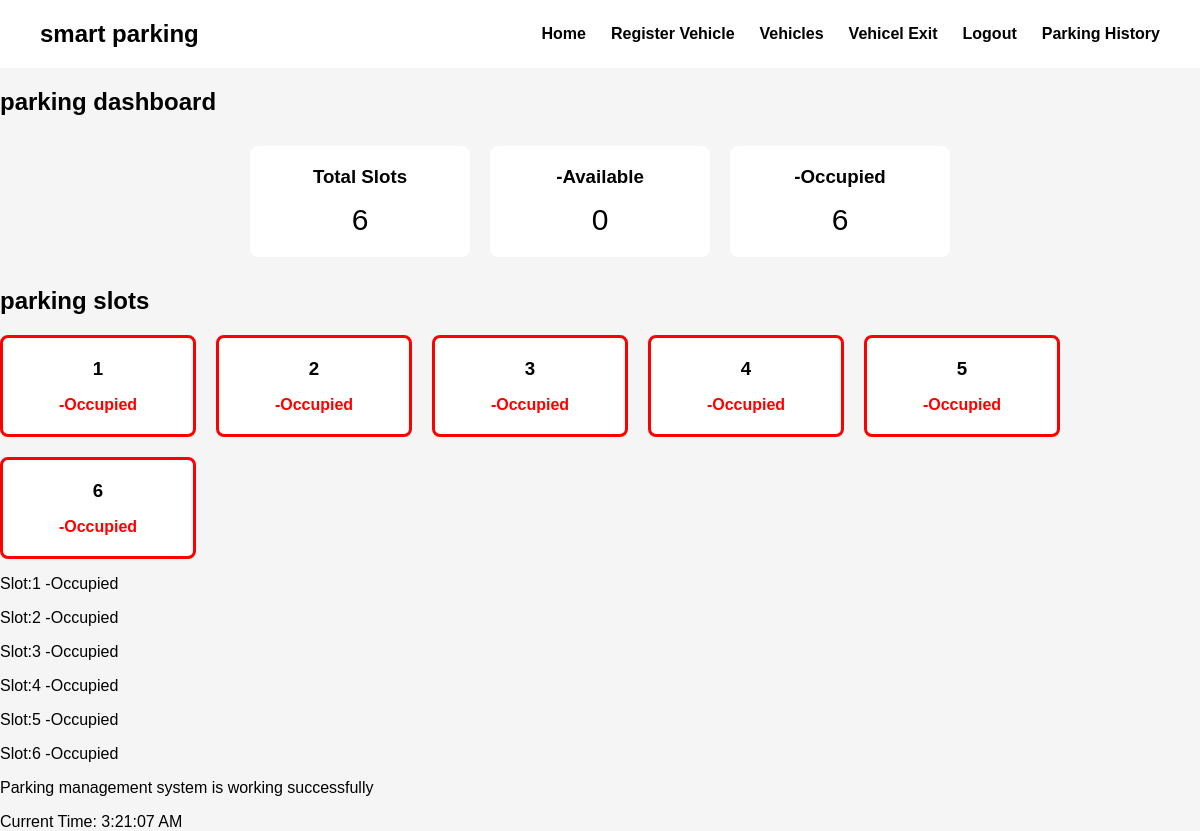
Page /parking/ (signed in) on the committed database.
### parking/models.py (models this page shows, shortened)
class ParkingSlot(models.Model):
    slot_number=models.CharField(max_length=10,unique=True)
    is_occupied=models.BooleanField(default=False)

### parking/views.py (the view)
# urls.py: urlpatterns=[path('',home,name='home'),
@login_required
def home(request):
    slots=ParkingSlot.objects.all()
    total_slots=slots.count()
    occupied_slots=slots.filter(is_occupied=True).count()
    available_slots=slots.filter(is_occupied=False).count()
    context={
        'slots':slots,
        'total_slots':total_slots,
        'occupied_slots':occupied_slots,
        'available_slots':available_slots
    }
    return render(request,'parking/home.html',context)

### parking/templates/parking/home.html (shortened to what this page needs)
{%load static %}
<!DOCTYPE html>
<html lang="en">
<head>
    <link rel="stylesheet" href="{% static 'parking/style.css' %}">
</head>
<body>
    <header class="header">
        <div class="logo">
            smart parking
        </div>
        <nav>
            <a href="/parking/">Home</a>
            <a href="/parking/register/">Register Vehicle</a>
            <a href="/parking/vehicles/">Vehicles</a>
            <a href="/parking/exit/">Vehicel Exit</a>
            <a href="/parking/logout/">Logout</a>
            <a href="">Parking History</a>
        </nav>
    </header>
    <main>
        <h2>parking dashboard</h2>
        <div class="summary">
            <div class="card">
                <h3>Total Slots</h3>
                <p>{{total_slots}}</p>
            </div>
            <div class="card">
                <h3>-Available</h3>
                <p>{{available_slots}}</p>
            </div>
            <div class="card">
                <h3>-Occupied</h3>
                <p>{{occupied_slots}}</p>
            </div>
        </div>
        <section class="parking_section">
            <h2>parking slots</h2>
            <div class="parking-grid">
                {% for slot in slots%}
                    {% if slot.is_occupied %}
                        <div class="slot-card occupied">
                            <h3>{{slot.slot_number}}</h3>
                            <p>-Occupied</p>
                        </div>
                    {%else %}
                        <div class="slot-card available">
                            <h3>{{slot.slot_number}}</h3>
                            <p>Available</p>
                        </div>
                    {% endif %}
                {% endfor %}
            </div>
        </section>
    </main>
    {% for slot in slots%}
        <p>
            Slot:{{slot.slot_number}}
            {% if slot.is_occupied %}
                -Occupied
            {% else %}
                -Available
            {% endif %}
        </p>
    {% endfor %}
    <P>Parking management system is working successfully</P>
</body>
<div>
    Current Time:
    <span id="currentTime"></span>
</div>
</html>

### parking/static/parking/style.css (style rules this page uses)
body { font-family: Arial,sans-serif; margin:0; background-color: whitesmoke; }
.header { background-color: white; padding: 20px; text-align: center; }
.summary { display: flex; justify-content: center; gap: 20px; margin: 30px; }
.card { background-color: white; padding: 20px; width: 180px; text-align: center; border-radius: 8px; }
.card h3 { margin: 0; }
.card p { font-size: 30px; margin: 15px 0 0; }
.parking-grid { display: flex; flex-wrap: wrap; gap: 20px; }
.slot-card { background-color: white; width: 150px; padding: 20px; text-align: center; border-radius: 8px; }
.slot-card h3 { margin: 0; }
.slot-card p { margin-bottom: 0; }
.slot-card.occupied { border: 3px solid red; }
.slot-card.occupied p { color: red; font-weight: bold; }
.header { display: flex; justify-content: space-between; align-items: center; padding: 20px 40px; background-color: white; }
.logo { font-size: 24px; font-weight: bold; }
nav { display: flex; gap: 25px; }
nav a { text-decoration: none; color: black; font-weight: bold; }

### rows in the picture
ParkingSlot: slot_number "1", is_occupied "-Occupied"
ParkingSlot: slot_number "2", is_occupied "-Occupied"
ParkingSlot: slot_number "3", is_occupied "-Occupied"
ParkingSlot: slot_number "4", is_occupied "-Occupied"
ParkingSlot: slot_number "5", is_occupied "-Occupied"
ParkingSlot: slot_number "6", is_occupied "-Occupied"

### other values in the picture
{{ total_slots }} "6"
{{ available_slots }} "0"
{{ occupied_slots }} "6"
